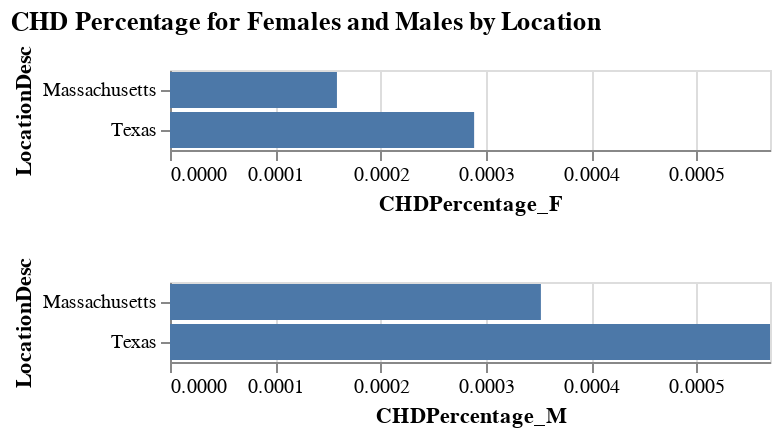

Write notebook code for a chart like this one.
### Code cell
facet_1 = alt.Chart(total_data_focus).mark_bar().encode(
    alt.Y("LocationDesc:N"),
    alt.X(alt.repeat('row'), 
          type='quantitative', 
          scale=alt.Scale(domain=[0,max(total_data_focus['CHDPercentage_F'].max(), total_data_focus['CHDPercentage_M'].max())]))
).repeat(
  row=['CHDPercentage_F', 'CHDPercentage_M',]
).properties(
    title="CHD Percentage for Females and Males by Location"
)
facet_1

### Figure 1 — Vega-Lite specification as saved in the notebook (floating-point values rounded to 4 significant figures)
{"config": {"view": {"continuousWidth": 300, "continuousHeight": 300}}, "repeat": {"row": ["CHDPercentage_F", "CHDPercentage_M"]}, "spec": {"data": {"name": "data-378c8d38aa86fb7d2d4bdc0ccf571f0a"}, "mark": {"type": "bar"}, "encoding": {"x": {"field": {"repeat": "row"}, "scale": {"domain": [0, 0.0005701]}, "type": "quantitative"}, "y": {"field": "LocationDesc", "type": "nominal"}}}, "title": "CHD Percentage for Females and Males by Location", "$schema": "https://vega.github.io/schema/vega-lite/v5.8.0.json", "datasets": {"data-378c8d38aa86fb7d2d4bdc0ccf571f0a": [{"LocationDesc": "Massachusetts", "Frac_F": 0.3104, "CHD_Deaths": 51.1, "CHD_Deaths_F": 15.86, "CHD_Deaths_M": 35.24, "CHDPercentage": 0.000511, "CHDPercentage_F": 0.0001586, "CHDPercentage_M": 0.0003524, "Location": "Massachusetts", "All_Uninsured": 0.044, "Female_Uninsured": 0.031, "Male_Uninsured": 0.056}, {"LocationDesc": "Texas", "Frac_F": 0.3364, "CHD_Deaths": 85.9, "CHD_Deaths_F": 28.89, "CHD_Deaths_M": 57.01, "CHDPercentage": 0.000859, "CHDPercentage_F": 0.0002889, "CHDPercentage_M": 0.0005701, "Location": "Texas", "All_Uninsured": 0.245, "Female_Uninsured": 0.232, "Male_Uninsured": 0.259}]}}
